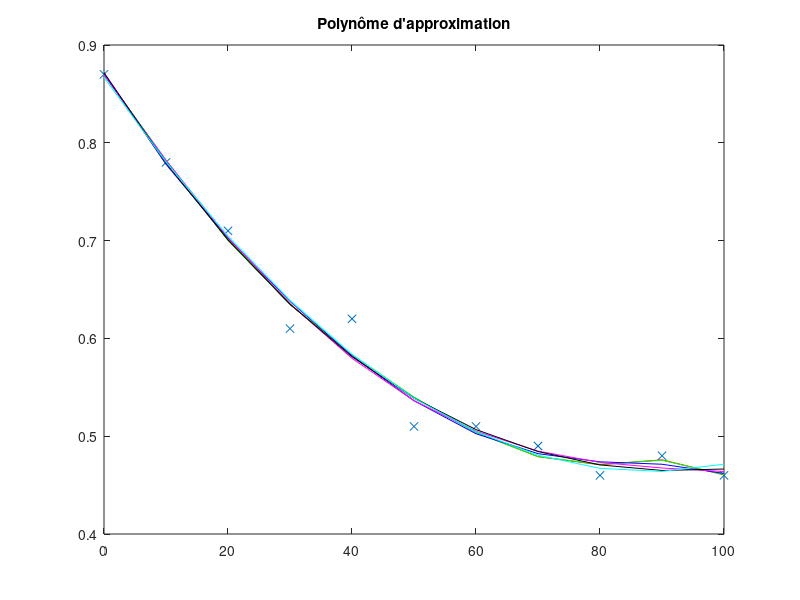
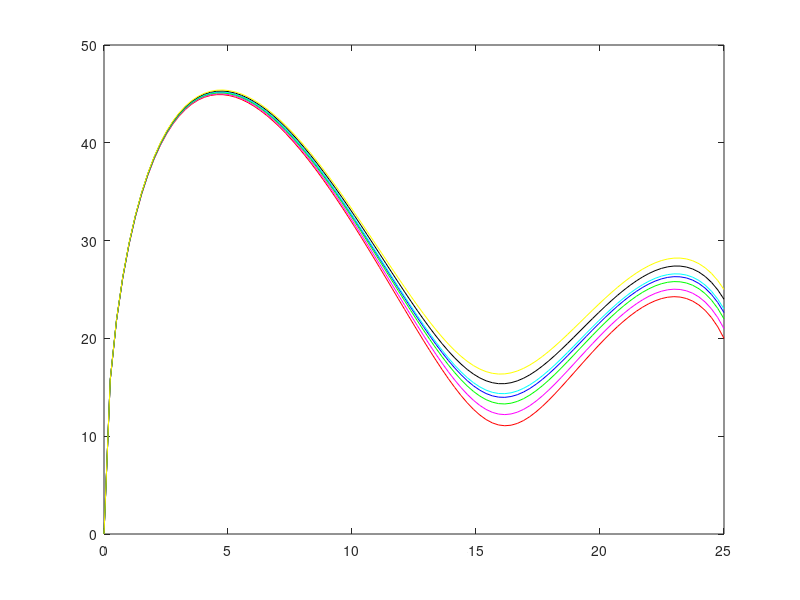
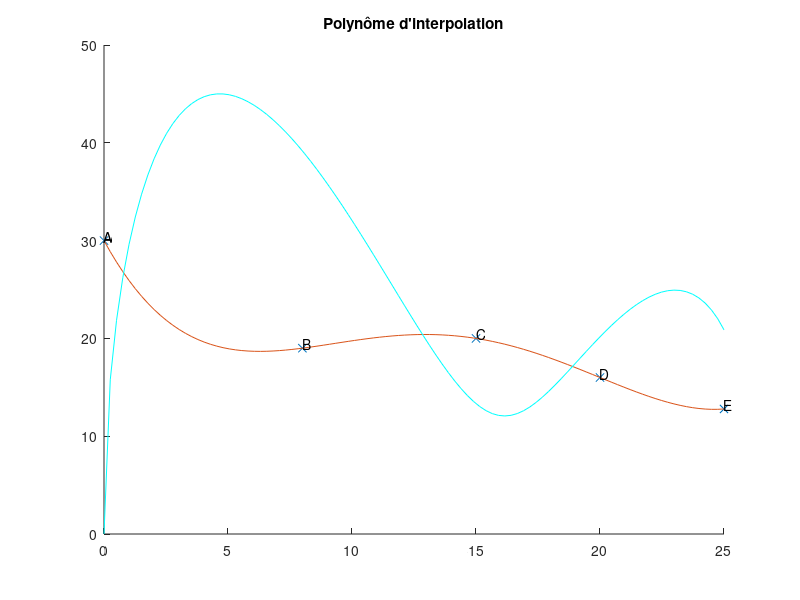

Write MATLAB code to recreate these figures, in order.
%% Clean up
clc % vide ligne de commande
clear all % vide workspace
close all % vide fenetres et graphiques

%% Trajectoire - polynome d'interpolation

xnI = [0 8 15 20 25 ];
ynI = [ 30 19 20 16 12.7843 ];
names = {'A', 'B', 'C', 'D', 'E'};

phi1I = ones(size(xnI))';
phi2I = xnI';
phi3I = (xnI.^2)';
phi4I = (xnI.^3)';
phi5I = (xnI.^4)';

P = [ phi1I phi2I phi3I phi4I phi5I; ];

A = pinv(P)*ynI'

r = roots([A(5)*4 A(4)*3 A(3)*2 A(2)])
x = linspace(0, 25);
g_x = A(1) + A(2)*x + A(3)*x.^2 + A(4)*x.^3 + A(5)*x.^4;


% Trajectoire - polynome d'approximation
dx = 10;
xn = [0:dx:100];
yn = [ 0.87 0.78 0.71 0.61 0.62 0.51 0.51 0.49 0.46 0.48 0.46 ];
N = 11;

phi1 = ones(size(xn))';
phi2 = xn';
phi3 = (xn.^2)';
phi4 = (xn.^3)';
phi5 = (xn.^4)';
phi6 = (xn.^5)';
phi7 = (xn.^6)';
phi8 = (xn.^7)';

% Pour M = 8
P8 = [ phi1 phi2 phi3 phi4 phi5 phi6 phi7 phi8 ; ];
A8 = pinv(P8)*yn';

% Pour M = 7
P7 = [ phi1 phi2 phi3 phi4 phi5 phi6 phi7 ; ];
A7 = pinv(P7)*yn';

% Pour M = 6
P6 = [ phi1 phi2 phi3 phi4 phi5 phi6 ; ];
A6 = pinv(P6)*yn';

% Pour M = 5
P5 = [ phi1 phi2 phi3 phi4 phi5 ; ];
A5 = pinv(P5)*yn';

% Pour M = 4
P4 = [ phi1 phi2 phi3 phi4 ; ];
A4 = pinv(P4)*yn';

% Pour M = 3
P3 = [ phi1 phi2 phi3 ; ];
A3 = pinv(P3)*yn';

% Polynômes d'approximations
g8 = A8(1) + A8(2)*xn + A8(3)*xn.^2 + A8(4)*xn.^3 + A8(5)*xn.^4 + A8(6)*xn.^5 + A8(7)*xn.^6 + A8(8)*xn.^7;
g7 = A7(1) + A7(2)*xn + A7(3)*xn.^2 + A7(4)*xn.^3 + A7(5)*xn.^4 + A7(6)*xn.^5 + A7(7)*xn.^6;
g6 = A6(1) + A6(2)*xn + A6(3)*xn.^2 + A6(4)*xn.^3 + A6(5)*xn.^4 + A6(6)*xn.^5;
g5 = A5(1) + A5(2)*xn + A5(3)*xn.^2 + A5(4)*xn.^3 + A5(5)*xn.^4;
g4 = A4(1) + A4(2)*xn + A4(3)*xn.^2 + A4(4)*xn.^3;
g3 = A3(1) + A3(2)*xn + A3(3)*xn.^2;

% Représentation
figure
plot(xn, yn, 'x')
hold on
plot(xn, g8, 'red')
plot(xn, g7, 'green')
plot(xn, g6, 'blue')
plot(xn, g5, 'magenta')
plot(xn, g4, 'black')
plot(xn, g3, 'cyan')
title("Polynôme d'approximation")
hold off

% Calcul des erreurs pour 5 et 6

% Erreur quadratique
E5 = sum((g5-yn).^2)
E6 = sum((g6-yn).^2)

% RMSE
errr_rms_5 = sqrt(mean((g5-yn).*(g5-yn)))
errr_rms_6 = sqrt(mean((g6-yn).*(g6-yn)))

% Correlation
y_mean = mean(yn);
R_2_5 = (sum((g5 - y_mean).^2)) / ( sum((yn - y_mean).^2) )
R_2_6 = (sum((g6 - y_mean).^2)) / ( sum((yn - y_mean).^2) )

% Choix : M = 6, car c'est dont la correlation est le plus proche de 1

% Vitesses
hi = 30;
hf = 12.7843;
g = 9.8;
xf = 25;
km_h = 1000/3600;

% En posant la vitesse

vf = 20*km_h;
mu_20 = ((hi - hf) - ((1/(2*g))*vf^2))/xf

vf = 21*km_h;
mu_21 = ((hi - hf) - ((1/(2*g))*vf^2))/xf

vf = 22*km_h;
mu_22 = ((hi - hf) - ((1/(2*g))*vf^2))/xf

vf = 23*km_h;
mu_23 = ((hi - hf) - ((1/(2*g))*vf^2))/xf

vf = 24*km_h;
mu_24 = ((hi - hf) - ((1/(2*g))*vf^2))/xf

vf = 25*km_h;
mu_25 = ((hi - hf) - ((1/(2*g))*vf^2))/xf


% Représentation en fonction de la vitesse en utilisant le polynôme d'interpolation
mu = (mu_20 + mu_25)./2;
v1 = sqrt(2.*g.*(hi - (mu.*x) - g_x));
v2 = sqrt(2.*g.*(hi - (mu_20.*x) - g_x));
v3 = sqrt(2.*g.*(hi - (mu_21.*x) - g_x));
v4 = sqrt(2.*g.*(hi - (mu_22.*x) - g_x));
v5 = sqrt(2.*g.*(hi - (mu_23.*x) - g_x));
v6 = sqrt(2.*g.*(hi - (mu_24.*x) - g_x));
v7 = sqrt(2.*g.*(hi - (mu_25.*x) - g_x));

% Vrai vitesse selon mu = 0.62 (40%)
mu = 0.62;
v = sqrt(2.*g.*(hi - (mu.*x) - g_x))

figure
%plot(x, vf)
plot(x, v1./km_h, 'blue')
hold on
plot(x, v2./km_h, 'red')
plot(x, v3./km_h, 'magenta')
plot(x, v4./km_h, 'green')
plot(x, v5./km_h, 'cyan')
plot(x, v6./km_h, 'black')
plot(x, v7./km_h, 'yellow')
hold off

figure
hold on
plot(xnI, ynI, 'x')
plot(x, g_x)
plot(x, v./km_h, 'cyan')
title("Polynôme d'interpolation")
text(xnI, ynI+0.45, names)
hold off


%% Coussin-trampoline

m = 80 + 8;
g = 9.8;
mg = m*g;
h0 = 5;
hr = 0;
k = 6000;

a = (1/2)*k;
b = mg;
c = -mg*h0;

hf1 = (-b + sqrt((b^2)-(4*a*c)))/(2*a)
hf2 = (-b - sqrt((b^2)-(4*a*c)))/(2*a)

%% Ballon-mousse et minuterie
km_h = 1000/3600;
vbi = -1;
vpi = 20.8762*km_h;
mb = 8;
mp = 80;
Lt = 3;

% G1 : ballon attrapé

vpbf = (mp*vpi + mb*vbi) / (mp + mb)
delta_t1 =  Lt/vpbf

% G2 : ballon pas attrapé
e = 0.8;
vbf = (e*(vpi - vbi) + ((mp*vpi + mb*vbi) / mp)) / (1 + (mb/mp))
vpf = (mp*vpi + mb*vbi - mb*vbf) / mp
delta_t2 =  Lt/vpf


%% Bassin d'eau

kf = 0.95;
b = 47;
g = 9.8;
m = 80;
mg = m*g;
h1 = 10;
vf = 1;

% Vitesse initiale
vi = sqrt(2*g*h1);

% Point d'operation
v0 = sqrt( (mg.*(1-kf)) ./ b )

% Constantes
C = ( (g*(1-kf)) / v0 ) - ( b*v0 / m )
K = ( (-g*(1-kf)) / v0^2 ) - ( b / m )

% Vitesses
dvi = vi - v0;
dvf = vf - v0;

% Hauteur z
z = (log(dvf) - log(dvi)) ./ K 
